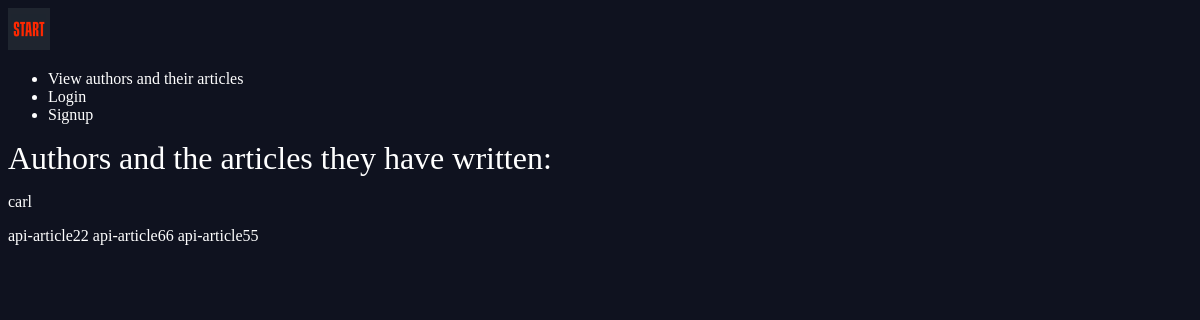
The page /articles/authors_articles on the database its author committed.
### articles/models.py (models this page shows, shortened)
class Article (models.Model):
    id = models.BigAutoField(primary_key=True)
    title = models.CharField(max_length=100)
    slug = models.SlugField()
    body = models.TextField()
    date = models.DateTimeField(auto_now_add=True)
    thumb = models.ImageField(default="default.png", blank=True)
    author = models.ForeignKey(User, default=None, on_delete=models.SET_NULL, null=True)
    def __str__(self):
        return self.title
    def get_author(self):
        return self.author

### articles/views.py (the view)
# urls.py: path(r'authors_articles', views.authors_articles, name='authors_articles'),
def authors_articles(request):
    articles = Article.objects.all() # All articles
    article_authors = []
    for article in articles:
        article_authors.append(article.get_author()) # Adds the authors of articles to list article_authors. Articles can have same author so possible dublicates
    User = get_user_model()
    users = User.objects.all() # Retrives list of all users
    authors = []
    for user in users:
        if (user in article_authors): # Checks if user is an author
            authors.append(user) # Creates list of unique authors
    return render(request, 'articles/authors_articles.html', {'authors': authors, 'articles': articles}) # Renders as third parameter list of all the users who are authors and all articles

### articles/templates/articles/authors_articles.html
{% extends 'base_layout.html' %}
{% block content %}
        <h1> Authors and the articles they have written: </h1>
        <div class="authors">
        {% for author in authors %}
        <div class="author">
            <p>{{author}}</p>
            {% for article in articles %}
            {% if article.author == author %}
            {{article}}
            {% endif %}
            {% endfor %}
        </div>
        {% endfor %}
    </div>
{% endblock %}

### assets/styles.css (style rules this page uses)
body { background-color: #0f121f; background-image:url(); background-repeat: no-repeat; color: #fff; }
body * { font-family: Ubuntu; }
h1, h2, h3, h4, h5 { font-weight: normal; margin: 0; }

### rows shown on the page
Article: title "api-article22"
Article: title "api-article66"
Article: title "api-article55"

### other values the page prints
{{ author }} "carl"
